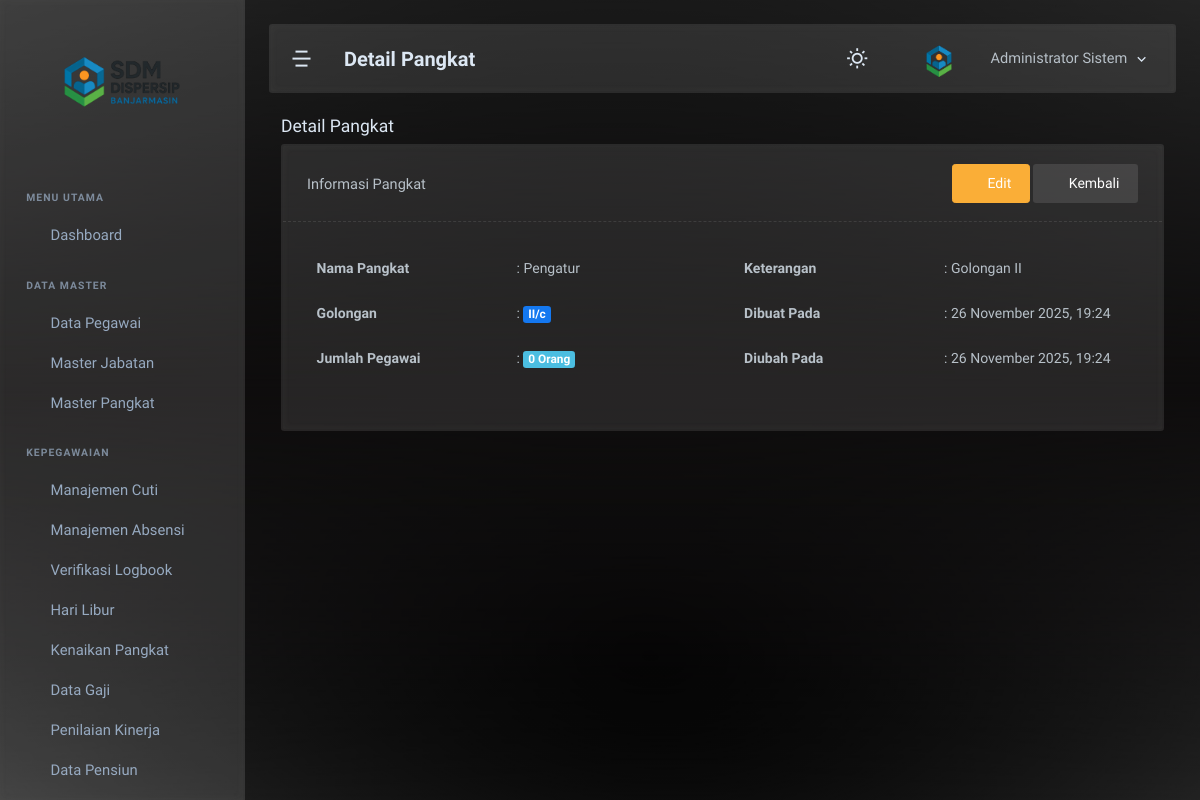
The app's page /admin/pangkat/detail.php?id=7 (signed in), older data.
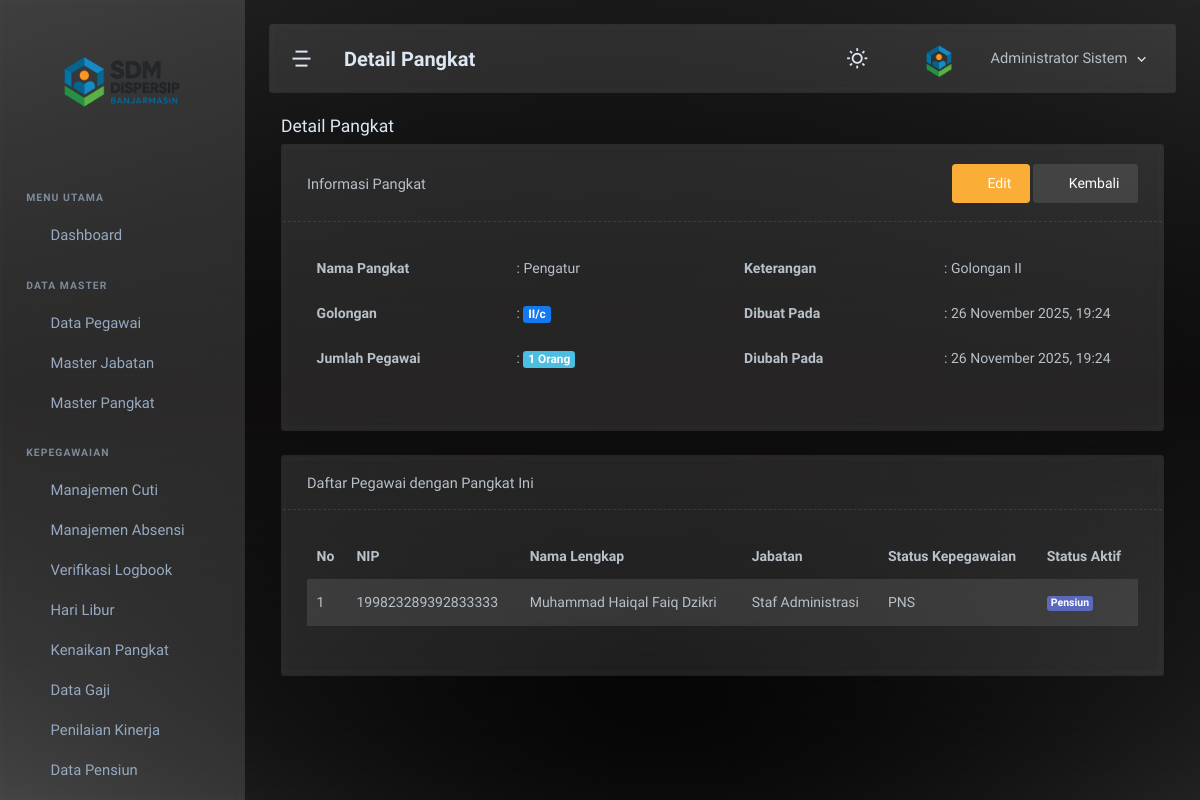
The same page, newer data.
### tables this page shows
CREATE TABLE `pegawai` (
  `pegawai_id` int NOT NULL,
  `user_id` int DEFAULT NULL,
  `nik` varchar(20) NOT NULL,
  `nip` varchar(30) DEFAULT NULL,
  `nama_lengkap` varchar(150) NOT NULL,
  `jk` enum('L','P') NOT NULL,
  `tgl_lahir` date DEFAULT NULL,
  `status_kepegawaian` enum('PNS','PPPK','Honorer','Kontrak') NOT NULL,
  `jabatan_id` int DEFAULT NULL,
  `pangkat_id` int DEFAULT NULL,
  `tgl_mulai_kerja` date DEFAULT NULL,
  `alamat` text,
  `status_aktif` enum('Aktif','Pensiun','Pindah','Meninggal','Nonaktif') DEFAULT 'Aktif',
  `tmt_pensiun` date DEFAULT NULL,
  `created_at` datetime DEFAULT CURRENT_TIMESTAMP,
  `updated_at` datetime DEFAULT CURRENT_TIMESTAMP ON UPDATE CURRENT_TIMESTAMP
);

CREATE TABLE `master_jabatan` (
  `jabatan_id` int NOT NULL,
  `nama_jabatan` varchar(150) NOT NULL,
  `eselon` varchar(20) DEFAULT NULL,
  `jenis_jabatan` enum('Struktural','Fungsional','Pelaksana') DEFAULT 'Pelaksana',
  `keterangan` varchar(255) DEFAULT NULL,
  `created_at` datetime DEFAULT CURRENT_TIMESTAMP,
  `updated_at` datetime DEFAULT CURRENT_TIMESTAMP ON UPDATE CURRENT_TIMESTAMP
);

### admin/pangkat/detail.php (the view, shortened to what the changed rows need)
<?php
require_once '../../config/koneksi.php';
$id = isset($_GET['id']) ? intval($_GET['id']) : 0;
$query = "SELECT mp.*,
          (SELECT COUNT(*) FROM pegawai WHERE pangkat_id = mp.pangkat_id) as jumlah_pegawai
          FROM master_pangkat mp
          WHERE mp.pangkat_id = ?";
$stmt = mysqli_prepare($koneksi, $query);
mysqli_stmt_bind_param($stmt, 'i', $id);
mysqli_stmt_execute($stmt);
$result = mysqli_stmt_get_result($stmt);
$pangkat = mysqli_fetch_assoc($result);
include '../../includes/header.php';
?>
<div class="page-container">
    <div class="page-content">
        <div class="container-xxl">
            <div class="card">
                <div class="card-body">
                    <div class="row">
                        <div class="col-md-6">
                            <table class="table table-borderless">
                                <tr>
                                    <th width="200">Nama Pangkat</th>
                                </tr>
                                <tr>
                                    <th>Golongan</th>
                                </tr>
                                <tr>
                                    <th>Jumlah Pegawai</th>
                                    <td>: <span class="badge bg-info fs-6"><?php echo $pangkat['jumlah_pegawai']; ?> Orang</span></td>
                                </tr>
                            </table>
                        </div>
                        <div class="col-md-6">
                            <table class="table table-borderless">
                                <tr>
                                    <th width="200">Keterangan</th>
                                </tr>
                                <tr>
                                    <th>Dibuat Pada</th>
                                </tr>
                                <tr>
                                    <th>Diubah Pada</th>
                                </tr>
                            </table>
                        </div>
                    </div>
                </div>
            </div>
            <?php if ($pangkat['jumlah_pegawai'] > 0): ?>
            <div class="card mt-3">
                <div class="card-header border-bottom border-dashed">
                    <h5 class="card-title mb-0">Daftar Pegawai dengan Pangkat Ini</h5>
                </div>
                <div class="card-body">
                    <div class="table-responsive">
                        <table class="table table-striped">
                            <thead>
                                <tr>
                                    <th>No</th>
                                    <th>NIP</th>
                                    <th>Nama Lengkap</th>
                                    <th>Jabatan</th>
                                    <th>Status Kepegawaian</th>
                                    <th>Status Aktif</th>
                                </tr>
                            </thead>
                            <tbody>
                                <?php
                                $pegawai_query = "SELECT p.pegawai_id, p.nip, p.nama_lengkap, p.status_kepegawaian, p.status_aktif, mj.nama_jabatan
                                                 FROM pegawai p
                                                 LEFT JOIN master_jabatan mj ON p.jabatan_id = mj.jabatan_id
                                                 WHERE p.pangkat_id = ?
                                                 ORDER BY p.nama_lengkap";
                                $stmt = mysqli_prepare($koneksi, $pegawai_query);
                                mysqli_stmt_bind_param($stmt, 'i', $id);
                                mysqli_stmt_execute($stmt);
                                $pegawai_result = mysqli_stmt_get_result($stmt);
                                $no = 1;
                                while ($pegawai = mysqli_fetch_assoc($pegawai_result)):
                                ?>
                                <tr>
                                    <td><?php echo $no++; ?></td>
                                    <td><?php echo htmlspecialchars($pegawai['nip'] ?? '-'); ?></td>
                                    <td><?php echo htmlspecialchars($pegawai['nama_lengkap']); ?></td>
                                    <td><?php echo htmlspecialchars($pegawai['nama_jabatan'] ?? '-'); ?></td>
                                    <td><?php echo htmlspecialchars($pegawai['status_kepegawaian']); ?></td>
                                    <td><span class="badge bg-<?php echo $pegawai['status_aktif'] == 'Aktif' ? 'success' : 'secondary'; ?>"><?php echo htmlspecialchars($pegawai['status_aktif']); ?></span></td>
                                </tr>
                                <?php endwhile; mysqli_stmt_close($stmt); ?>
                            </tbody>
                        </table>
                    </div>
                </div>
            </div>
            <?php endif; ?>
        </div>
    </div>
</div>
<?php include '../../includes/footer.php'; ?>

Row changes from the older to the newer data that the page shows:
added pegawai: nip "199823289392833333", nama_lengkap "Muhammad Haiqal Faiq Dzikri", jabatan.nama_jabatan "Staf Administrasi", status_kepegawaian "PNS", status_aktif "Pensiun"
Text that changed along with them:
$pangkat['jumlah_pegawai']: "0" → "1"
text now shown: "Daftar Pegawai dengan Pangkat Ini No NIP Nama Lengkap Jabatan Status Kepegawaian Status Aktif"
